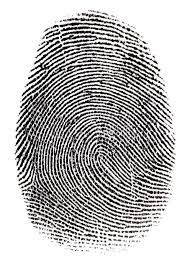
#> input picture SEC3/fingerprint.jpg, 190 x 265 px
$ python rotation.py
#> lines starting #> are read from the running program, lines starting #| are printed output that depends on the picture
import cv2
import numpy as np
original_img = cv2.imread('fingerprint.jpg',0)
#> original_img: shape (265, 190); min 0, max 255, mean 184.8
# Size of image
rows, cols = original_img.shape
#> rows = 265; cols = 190

M = cv2.getRotationMatrix2D((cols/2, rows/2), 90, 1)
ri = cv2.warpAffine(original_img, M, (rows, cols))
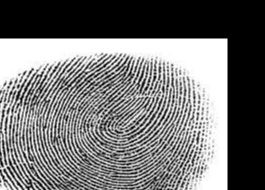
#> ri: shape (190, 265); min 0, max 255, mean 115.3
cv2.imshow('OI', original_img)
cv2.imshow('RI', ri)
cv2.waitKey()
cv2.destroyAllWindows()
